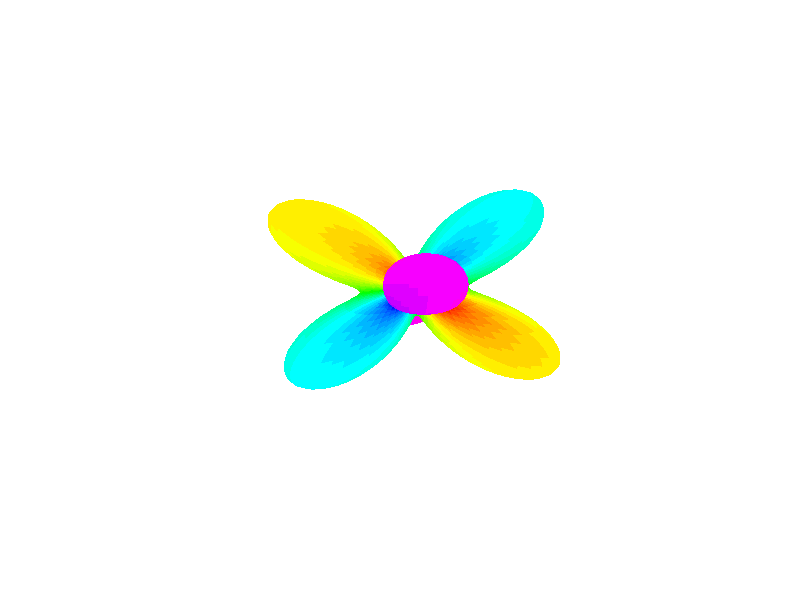

Write the MATLAB code that produced this figure. (Note: this script raises an error after producing the figure.)
% Grid points
nx = 128;
ny = 128;

% Spinor components
zetaP2 = sqrt(2 / 3) * ones(nx, ny);
zetaP1 = zeros(nx, ny);
zeta0 = zeros(nx, ny);
zetaM1 = ones(nx, ny);
zetaM2 = sqrt(1 / 3) * zeros(nx, ny);

% discretize sphere surface
resolution = 100;
delta = pi/resolution;
theta = 0:delta:pi; % altitude
phi = 0:2*delta:2*pi; % azimuth
[phi,theta] = meshgrid(phi,theta);

% Spin-2 spherical harmonics
Y_2p2 = 0.25 * sqrt(15 / (2*pi)).* exp(2j * phi).* sin(theta).^2;
Y_2p1 = -0.5 * sqrt(15 / (2*pi)) * exp(1j * phi).* sin(theta).*cos(theta);
Y_2p0 = 0.25 * sqrt(5 / pi) * (3 * cos(theta).^2 - 1);
Y_2m1 = 0.5 * sqrt(15 / (2*pi)) * exp(-1j * phi).* sin(theta).*cos(theta);
Y_2m2 = 0.25 * sqrt(15 / (2*pi)).* exp(-2j * phi).* sin(theta).^2;

% Plot spherical harmonic
zsph = zetaP2(64, 64).* Y_2p2 ...
    + zetaP1(64, 64).* Y_2p1 ...
    + zeta0(64, 64).* Y_2p0 ...
    + zetaM1(64, 64).* Y_2m1 ...
    + zetaM2(64, 64).* Y_2m2;

scale = 1.0;
zsph = zsph * scale;
xx = abs(zsph).^2.*sin(theta).*cos(phi);
yy = abs(zsph).^2.*sin(theta).*sin(phi);
zz = abs(zsph).^2.*cos(theta);

h = surf(xx,yy,zz,angle(zsph));
set(h, 'LineStyle','none')
axis off;
colormap(hsv);
clim([-pi pi]);
camlight left
camlight right
lighting phong
daspect([1 1 1]);
view(-23, 30);
exportgraphics(gca, '../../gfx/ch-groundStateSymmetries/C2-spherical.pdf');
